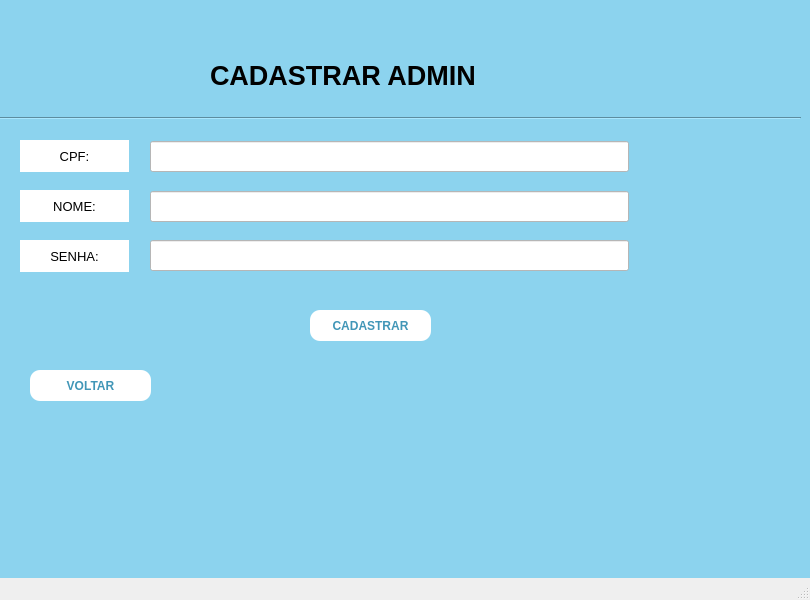
<?xml version="1.0" encoding="UTF-8"?>
<ui version="4.0">
 <class>MainWindow</class>
 <widget class="QMainWindow" name="MainWindow">
  <property name="geometry">
   <rect>
    <x>0</x>
    <y>0</y>
    <width>810</width>
    <height>600</height>
   </rect>
  </property>
  <property name="font">
   <font>
    <pointsize>10</pointsize>
   </font>
  </property>
  <property name="windowTitle">
   <string>MainWindow</string>
  </property>
  <property name="animated">
   <bool>true</bool>
  </property>
  <widget class="QWidget" name="centralwidget">
   <property name="styleSheet">
    <string notr="true">background-color: rgb(140, 211, 238);  /* Cor de fundo */</string>
   </property>
   <widget class="QLabel" name="label">
    <property name="geometry">
     <rect>
      <x>210</x>
      <y>50</y>
      <width>471</width>
      <height>51</height>
     </rect>
    </property>
    <property name="font">
     <font>
      <pointsize>20</pointsize>
      <weight>75</weight>
      <bold>true</bold>
     </font>
    </property>
    <property name="frameShape">
     <enum>QFrame::NoFrame</enum>
    </property>
    <property name="text">
     <string>CADASTRAR ADMIN</string>
    </property>
    <property name="textFormat">
     <enum>Qt::AutoText</enum>
    </property>
    <property name="alignment">
     <set>Qt::AlignLeading|Qt::AlignLeft|Qt::AlignVCenter</set>
    </property>
   </widget>
   <widget class="QPushButton" name="pushButton">
    <property name="geometry">
     <rect>
      <x>310</x>
      <y>310</y>
      <width>121</width>
      <height>31</height>
     </rect>
    </property>
    <property name="font">
     <font>
      <weight>75</weight>
      <bold>true</bold>
     </font>
    </property>
    <property name="styleSheet">
     <string notr="true">QPushButton {
            background-color: white;  /* Cor de fundo */
            color: rgb(65, 150, 183);  /* Cor do texto */
            border-radius: 10px;  /* Raio dos cantos */
            padding: 10px 20px;  /* Preenchimento interno */
        }
        
        QPushButton:hover {
			color: white;
            background-color: rgb(8, 113, 155);  /* Cor de fundo ao passar o mouse */
        }</string>
    </property>
    <property name="text">
     <string>CADASTRAR</string>
    </property>
   </widget>
   <widget class="QPushButton" name="pushButton_2">
    <property name="geometry">
     <rect>
      <x>30</x>
      <y>370</y>
      <width>121</width>
      <height>31</height>
     </rect>
    </property>
    <property name="font">
     <font>
      <weight>75</weight>
      <bold>true</bold>
     </font>
    </property>
    <property name="styleSheet">
     <string notr="true">QPushButton {
            background-color: white;  /* Cor de fundo */
            color: rgb(65, 150, 183);  /* Cor do texto */
            border-radius: 10px;  /* Raio dos cantos */
            padding: 10px 20px;  /* Preenchimento interno */
        }
        
        QPushButton:hover {
			color: white;
            background-color: rgb(8, 113, 155);  /* Cor de fundo ao passar o mouse */
        }</string>
    </property>
    <property name="text">
     <string>VOLTAR</string>
    </property>
   </widget>
   <widget class="Line" name="line">
    <property name="geometry">
     <rect>
      <x>0</x>
      <y>110</y>
      <width>801</width>
      <height>16</height>
     </rect>
    </property>
    <property name="orientation">
     <enum>Qt::Horizontal</enum>
    </property>
   </widget>
   <widget class="QLabel" name="label_7">
    <property name="geometry">
     <rect>
      <x>20</x>
      <y>140</y>
      <width>109</width>
      <height>32</height>
     </rect>
    </property>
    <property name="styleSheet">
     <string notr="true"> background-color: white;  /* Cor de fundo */</string>
    </property>
    <property name="text">
     <string>CPF:</string>
    </property>
    <property name="alignment">
     <set>Qt::AlignCenter</set>
    </property>
   </widget>
   <widget class="QLabel" name="label_8">
    <property name="geometry">
     <rect>
      <x>20</x>
      <y>190</y>
      <width>109</width>
      <height>32</height>
     </rect>
    </property>
    <property name="styleSheet">
     <string notr="true"> background-color: white;  /* Cor de fundo */</string>
    </property>
    <property name="text">
     <string>NOME:</string>
    </property>
    <property name="alignment">
     <set>Qt::AlignCenter</set>
    </property>
   </widget>
   <widget class="QLabel" name="label_9">
    <property name="geometry">
     <rect>
      <x>20</x>
      <y>240</y>
      <width>109</width>
      <height>32</height>
     </rect>
    </property>
    <property name="styleSheet">
     <string notr="true"> background-color: white;  /* Cor de fundo */</string>
    </property>
    <property name="text">
     <string>SENHA:</string>
    </property>
    <property name="alignment">
     <set>Qt::AlignCenter</set>
    </property>
   </widget>
   <widget class="QLineEdit" name="lineEdit">
    <property name="geometry">
     <rect>
      <x>150</x>
      <y>141</y>
      <width>479</width>
      <height>31</height>
     </rect>
    </property>
    <property name="styleSheet">
     <string notr="true"> background-color: white;  /* Cor de fundo */</string>
    </property>
   </widget>
   <widget class="QLineEdit" name="lineEdit_2">
    <property name="geometry">
     <rect>
      <x>150</x>
      <y>191</y>
      <width>479</width>
      <height>31</height>
     </rect>
    </property>
    <property name="styleSheet">
     <string notr="true"> background-color: white;  /* Cor de fundo */</string>
    </property>
   </widget>
   <widget class="QLineEdit" name="lineEdit_3">
    <property name="geometry">
     <rect>
      <x>150</x>
      <y>240</y>
      <width>479</width>
      <height>31</height>
     </rect>
    </property>
    <property name="styleSheet">
     <string notr="true"> background-color: white;  /* Cor de fundo */</string>
    </property>
   </widget>
  </widget>
  <widget class="QMenuBar" name="menubar">
   <property name="geometry">
    <rect>
     <x>0</x>
     <y>0</y>
     <width>810</width>
     <height>26</height>
    </rect>
   </property>
  </widget>
  <widget class="QStatusBar" name="statusbar"/>
 </widget>
 <resources/>
 <connections/>
</ui>
